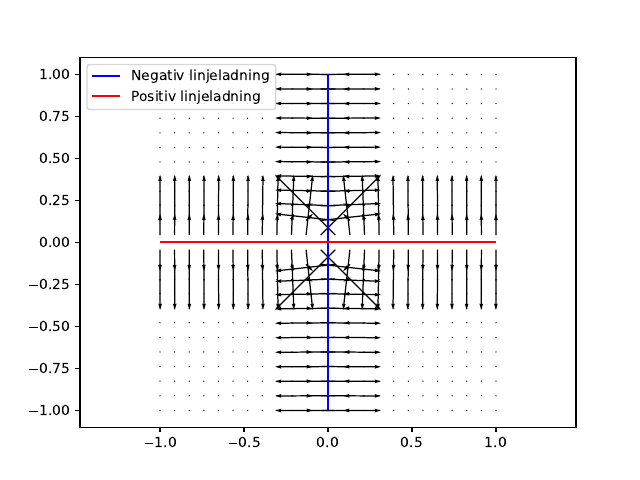

The script that saved this image:
# c)

import numpy as np
import matplotlib.pyplot as plt

def efieldq(q0,r,r0):
    # Input: charge q in Coulomb
    #        r: position to find field (in 1,2 or 3 dimensions) in meters
    #        r0: position of charge q0 in meters
    # Output: electric field E at position r in N/C
    dr = r-r0
    drnorm = np.sqrt(dr.dot(dr))
    epsilon0 = 8.854187817e-12
    return q0/(2.0*np.pi*epsilon0*(drnorm)**3)*dr 

q = 1 # Simplified Q/L
L = 1
N = 24
x = np.linspace(-L,L,N)
y = np.linspace(-L,L,N)
rx,ry = np.meshgrid(x,y)
Ex = np.zeros((N,N),float)
Ey = np.zeros((N,N),float)
for i in range(len(rx.flat)):
    rx0 = np.array([rx.flat[i],0])
    ry0 = np.array([0,ry.flat[i]])
    r = np.array([rx.flat[i],ry.flat[i]])
    Ex.flat[i],Ey.flat[i] = efieldq(q,r,rx0) + efieldq(-q,r,ry0) # Instead of making a new function for the y-axis we generalize the function and input a negatative charge instead
plt.quiver(rx,ry,Ex,Ey)
plt.vlines(0, -L, L, color = 'blue', label = 'Negativ linjeladning')
plt.hlines(0,-L,L, color = 'red', label = 'Positiv linjeladning')
plt.legend(loc = 'upper left')
plt.axis('equal')
plt.savefig('Linjeladninger_c.pdf', format = 'pdf')

